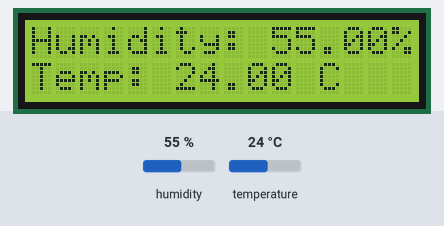
The sketch below on a simulated Arduino Uno, built with avr-gcc and run on an emulated ATmega328P. Shown: 16×2 character LCD. The test bench sets the inputs (shaded band); at power-on: humidity 55 %, temperature 24 °C.

Above: at 2.2 s.
2.3 s: humidity set to 22 %
At 4.0 s:
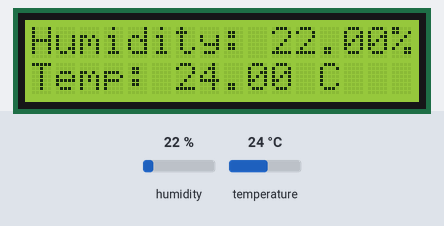
5.1 s: temperature set to 12 °C
At 6.4 s:
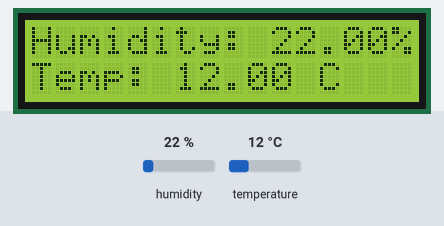
7.9 s: humidity set to 40 %
At 9.8 s:
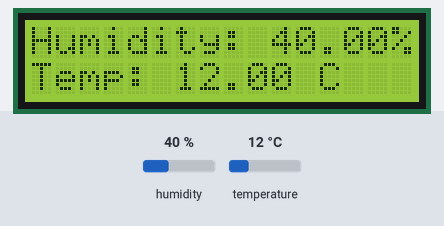
10.9 s: temperature set to 19 °C
At 12.2 s:
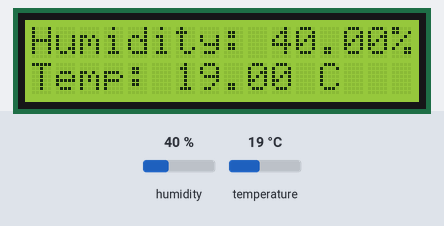
Timing chart, 0 to 13.9 s (numbered marks = the images above; inputs shaded):
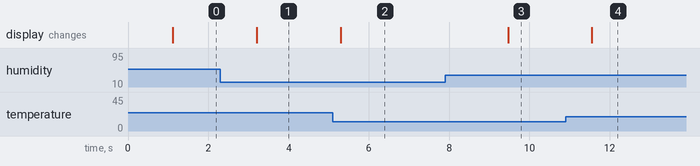

The sketch:

DHT_Code.ino
```cpp
#include <DHT.h>
#include <LiquidCrystal_I2C.h>
#include <Wire.h>

// Initialize the LCD with I2C address 0x27 (common address)
LiquidCrystal_I2C lcd(0x27, 16, 2);

#define dhtPin A0
#define dhtType DHT11

DHT HumidityTemp(dhtPin, dhtType);

float Humidity;
float Temp;

void setup() {
  Serial.begin(9600); // Initialize serial communication
  lcd.init(); // Initialize the LCD
  lcd.backlight(); // Turn on the backlight

  HumidityTemp.begin(); // Initialize DHT sensor
  delay(1000); // Wait for sensor to stabilize
}

void loop() {
  Humidity = HumidityTemp.readHumidity();
  Temp = HumidityTemp.readTemperature();

  // Display humidity and temperature on the LCD
  lcd.clear(); // Clear previous content
  lcd.setCursor(0, 0);
  lcd.print("Humidity: ");
  lcd.print(Humidity);
  lcd.print("%");

  lcd.setCursor(0, 1);
  lcd.print("Temp: ");
  lcd.print(Temp);
  lcd.print(" C");

  delay(1000);

}
```

Measured:
- after the input at 2.3 s, the display: changes after 0.91 s (image 1)
- after the input at 5.1 s, the display: changes after 0.19 s (image 2)
- after the input at 7.9 s, the display: changes after 1.6 s (image 3)
- after the input at 10.9 s, the display: changes after 0.66 s (image 4)
